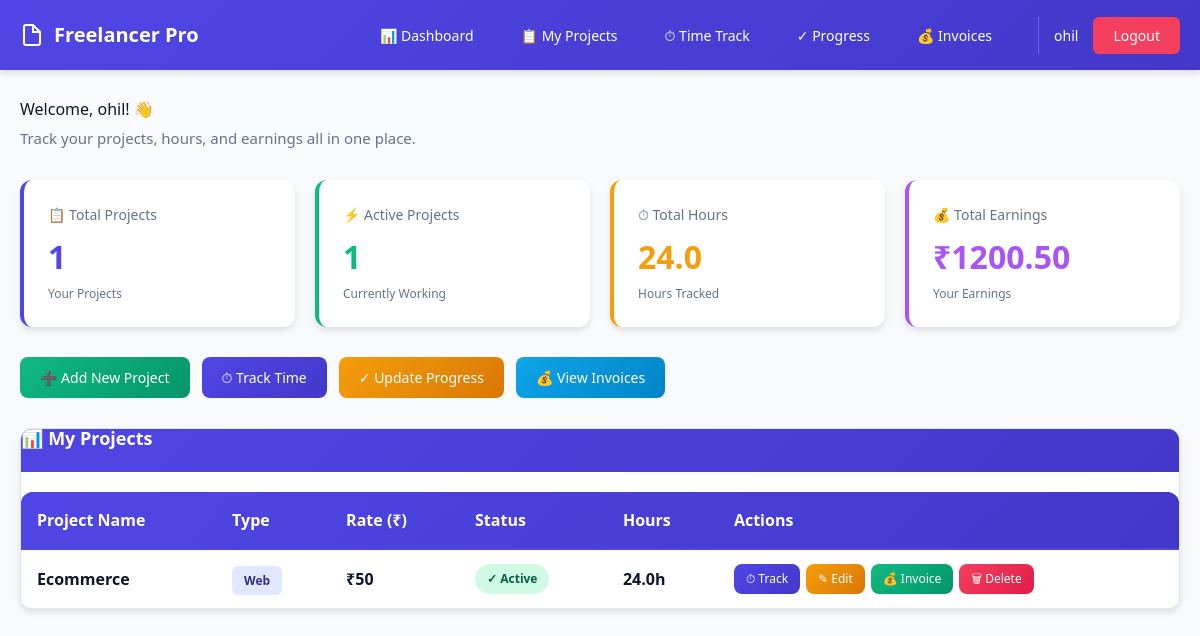
Screenshot of / (signed in) with the database file from the repository.
### tables this page shows
CREATE TABLE projects(
        id INTEGER PRIMARY KEY AUTOINCREMENT,
        name TEXT,
        type TEXT,
        rate INTEGER,
        status TEXT,
        user_id INTEGER
    , created_at TIMESTAMP, deadline TEXT, description TEXT);

### app.py (the view)
@app.route("/")
@login_required
def dashboard():
    if session["role"] == "admin":
        return admin_dashboard()
    else:
        return freelancer_dashboard()

### app.py (called while the page is built)
def login_required(f):
    @wraps(f)
    def decorated_function(*args, **kwargs):
        if "user_id" not in session:
            return redirect("/login")
        return f(*args, **kwargs)
    return decorated_function

### database.py (called while the page is built)
def get_db_connection():
    conn = sqlite3.connect(DATABASE_PATH)
    conn.row_factory = sqlite3.Row
    return conn

def close_db_connection(conn):
    if conn:
        conn.close()

### templates/freelancer_dashboard.html (shortened to what this page needs)
{% extends "base.html" %}
{% block content %}
<div>
    <div style="margin-bottom: 30px;">
        <h1 style="margin-bottom: 8px;">Welcome, {{ session.get('username', 'Freelancer') }}! 👋</h1>
        <p style="color: #64748b; font-size: 15px;">Track your projects, hours, and earnings all in one place.</p>
    </div>
    <div class="grid-4" style="margin-bottom: 30px;">
        <div class="stat-card" style="border-left-color: #4f46e5;">
            <div class="stat-label">📋 Total Projects</div>
            <div class="stat-value" style="color: #4f46e5;">{{ total_projects }}</div>
            <div class="stat-change">Your Projects</div>
        </div>
        <div class="stat-card" style="border-left-color: #10b981;">
            <div class="stat-label">⚡ Active Projects</div>
            <div class="stat-value" style="color: #10b981;">{{ active_projects }}</div>
            <div class="stat-change">Currently Working</div>
        </div>
        <div class="stat-card" style="border-left-color: #f59e0b;">
            <div class="stat-label">⏱ Total Hours</div>
            <div class="stat-value" style="color: #f59e0b;">{{ "%.1f"|format(total_hours) }}</div>
            <div class="stat-change">Hours Tracked</div>
        </div>
        <div class="stat-card" style="border-left-color: #a855f7;">
            <div class="stat-label">💰 Total Earnings</div>
            <div class="stat-value" style="color: #a855f7;">₹{{ "%.2f"|format(total_earnings) }}</div>
            <div class="stat-change">Your Earnings</div>
        </div>
    </div>
    <div style="display: flex; gap: 12px; margin-bottom: 30px; flex-wrap: wrap;">
        <a href="/add_project" class="btn btn-secondary" style="display: inline-flex; align-items: center; gap: 8px;">
            ➕ Add New Project
        </a>
        <a href="/time_tracking" class="btn btn-primary" style="display: inline-flex; align-items: center; gap: 8px;">
            ⏱ Track Time
        </a>
        <a href="/project_progress" class="btn btn-accent" style="display: inline-flex; align-items: center; gap: 8px;">
            ✓ Update Progress
        </a>
        <a href="/invoices" class="btn btn-info" style="display: inline-flex; align-items: center; gap: 8px;">
            💰 View Invoices
        </a>
    </div>
    <div class="card" style="padding: 0; overflow: hidden;">
        <div class="card-header">📊 My Projects</div>
        <div style="overflow-x: auto;">
            <table style="margin-top: 0; box-shadow: none;">
                <thead>
                    <tr style="background: linear-gradient(135deg, #4f46e5 0%, #4338ca 100%); color: white;">
                        <th style="border-bottom: 2px solid #4f46e5; color: white;">Project Name</th>
                        <th style="border-bottom: 2px solid #4f46e5; color: white;">Type</th>
                        <th style="border-bottom: 2px solid #4f46e5; color: white;">Rate (₹)</th>
                        <th style="border-bottom: 2px solid #4f46e5; color: white;">Status</th>
                        <th style="border-bottom: 2px solid #4f46e5; color: white;">Hours</th>
                        <th style="border-bottom: 2px solid #4f46e5; color: white;">Actions</th>
                    </tr>
                </thead>
                <tbody>
                    {% if projects %}
                        {% for project in projects %}
                        <tr>
                            <td style="font-weight: 600; color: #0f172a;">{{ project.name }}</td>
                            <td>
                                <span style="background-color: #e0e7ff; color: #312e81; padding: 6px 12px; border-radius: 6px; font-size: 12px; font-weight: 600;">
                                    {{ project.type }}
                                </span>
                            </td>
                            <td style="font-weight: 600;">₹{{ project.rate }}</td>
                            <td>
                                {% if project.status == "Active" %}
                                    <span class="badge badge-success">✓ Active</span>
                                {% elif project.status == "Completed" %}
                                    <span class="badge badge-info">✓ Completed</span>
                                {% elif project.status == "Inactive" %}
                                    <span class="badge" style="background-color: #f3f4f6; color: #64748b;">⊘ Inactive</span>
                                {% else %}
                                    <span class="badge badge-warning">{{ project.status }}</span>
                                {% endif %}
                            </td>
                            <td style="font-weight: 600;">{{ "%.1f"|format(project.total_hours) }}h</td>
                            <td>
                                <div style="display: flex; gap: 6px; flex-wrap: wrap;">
                                    <a href="/time/{{ project.id }}" class="btn btn-primary" style="padding: 6px 12px; font-size: 12px;">
                                        ⏱ Track
                                    </a>
                                    <a href="/edit_project/{{ project.id }}" class="btn btn-accent" style="padding: 6px 12px; font-size: 12px;">
                                        ✎ Edit
                                    </a>
                                    <a href="/invoice/{{ project.id }}" class="btn btn-secondary" style="padding: 6px 12px; font-size: 12px;">
                                        💰 Invoice
                                    </a>
                                    <a href="/delete_project/{{ project.id }}" class="btn btn-danger" style="padding: 6px 12px; font-size: 12px;" onclick="return confirm('Are you sure you want to delete this project?');">
                                        🗑 Delete
                                    </a>
                                </div>
                            </td>
                        </tr>
                        {% endfor %}
                    {% else %}
                        <tr>
                            <td colspan="6" style="text-align: center; color: #94a3b8; padding: 40px;">
                                No projects yet. <a href="/add_project" style="color: #4f46e5; text-decoration: underline; font-weight: 600;">Create your first project</a> to get started!
                            </td>
                        </tr>
                    {% endif %}
                </tbody>
            </table>
        </div>
    </div>
</div>
{% endblock %}

### static/css/style.css (style rules this page uses)
:root { --primary-color: #4f46e5; --primary-dark: #4338ca; --secondary-color: #10b981; --accent-color: #f59e0b; --danger-color: #f43f5e; --warning-color: #f97316; --success-color: #10b981; --info-color: #0ea5e9; --bg-color: #f8fafc; --text-color: #0f172a; --border-color: #e2e8f0; --shadow: 0 4px 6px rgba(0, 0, 0, 0.1); --shadow-lg: 0 10px 25px rgba(0, 0, 0, 0.1); }
* { margin: 0; padding: 0; box-sizing: border-box; }
body { font-family: 'Segoe UI', Tahoma, Geneva, Verdana, sans-serif; background-color: var(--bg-color); color: var(--text-color); line-height: 1.6; }
h1, h2, h3, h4, h5, h6 { font-weight: 600; line-height: 1.2; margin-bottom: 1rem; }
h1 { font-size: 32px; color: var(--text-color); }
.card { background: white; border-radius: 12px; padding: 24px; box-shadow: var(--shadow); transition: all 0.3s ease; border: 1px solid var(--border-color); }
.card-header { background: linear-gradient(135deg, var(--primary-color) 0%, var(--primary-dark) 100%); color: white; padding: 20px 24px; margin: -24px -24px 20px -24px; border-radius: 12px 12px 0 0; font-weight: 600; font-size: 18px; }
.btn { display: inline-block; padding: 10px 20px; border-radius: 8px; text-decoration: none; font-weight: 500; border: none; cursor: pointer; transition: all 0.3s ease; font-size: 14px; text-align: center; }
.btn-primary { background: linear-gradient(135deg, var(--primary-color) 0%, var(--primary-dark) 100%); color: white; }
.btn-secondary { background: linear-gradient(135deg, var(--secondary-color) 0%, #059669 100%); color: white; }
.btn-accent { background: linear-gradient(135deg, var(--accent-color) 0%, #d97706 100%); color: white; }
.btn-danger { background: linear-gradient(135deg, var(--danger-color) 0%, #e11d48 100%); color: white; }
.btn-info { background: linear-gradient(135deg, var(--info-color) 0%, #0284c7 100%); color: white; }
table { width: 100%; border-collapse: collapse; margin-top: 20px; background-color: white; border-radius: 12px; overflow: hidden; box-shadow: var(--shadow); }
thead { background: linear-gradient(135deg, var(--primary-color) 0%, var(--primary-dark) 100%); color: white; }
th { padding: 16px; text-align: left; font-weight: 600; border-bottom: 2px solid var(--border-color); }
td { padding: 14px 16px; border-bottom: 1px solid var(--border-color); }
tr:last-child td { border-bottom: none; }
.badge { display: inline-block; padding: 6px 12px; border-radius: 20px; font-size: 12px; font-weight: 600; white-space: nowrap; }
.badge-success { background-color: #d1fae5; color: #065f46; }
.stat-card { background: white; border-radius: 12px; padding: 24px; box-shadow: var(--shadow); border-left: 4px solid var(--primary-color); transition: all 0.3s ease; }
.stat-label { color: #64748b; font-size: 14px; font-weight: 500; margin-bottom: 8px; }
.stat-value { font-size: 32px; font-weight: bold; color: var(--primary-color); margin-bottom: 4px; }
.stat-change { font-size: 12px; color: #64748b; }
.grid-4 { display: grid; grid-template-columns: repeat(4, 1fr); gap: 24px; }

### templates/base.html (style rules this page uses)
:root { --color-primary: #4f46e5; --color-primary-dark: #4338ca; --color-secondary: #10b981; --color-accent: #f59e0b; --color-danger: #f43f5e; --color-bg: #f8fafc; --color-text: #0f172a; --color-border: #e2e8f0; }
* { margin: 0; padding: 0; box-sizing: border-box; }
body { font-family: 'Segoe UI', Tahoma, Geneva, Verdana, sans-serif; background-color: var(--color-bg); color: var(--color-text); }

### templates/freelancer_dashboard.html (style rules this page uses)
.grid-4 { display: grid; grid-template-columns: repeat(4, 1fr); gap: 20px; }

### rows the page displays
projects: name "Ecommerce", type "Web", rate "50", status "✓ Active", total_hours "24.0"

### other values shown
{{ session.get("username") }} "ohil"
{{ session.get('username', 'Freelancer') }} "ohil"
{{ total_projects }} "1"
{{ active_projects }} "1"
{{ "%.1f"|format(total_hours) }} "24.0"
{{ "%.2f"|format(total_earnings) }} "1200.50"
